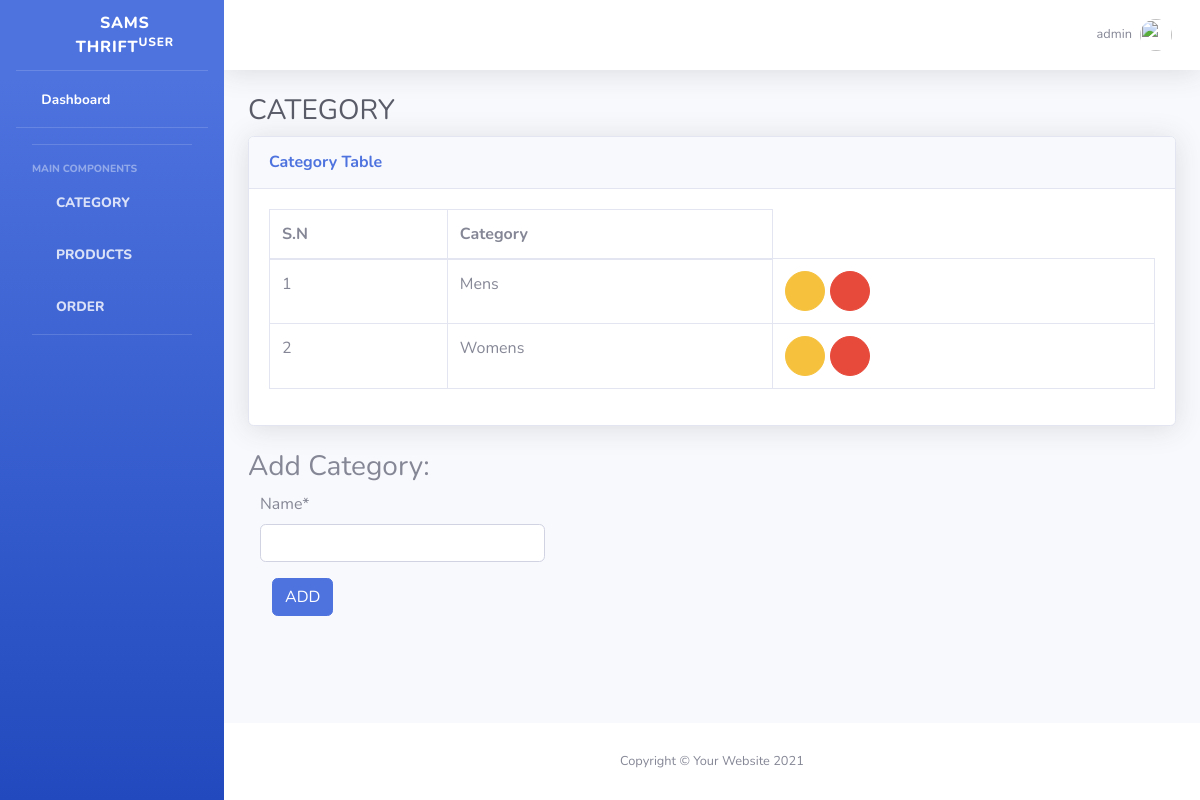
The app's page /category/ (signed in), older data.
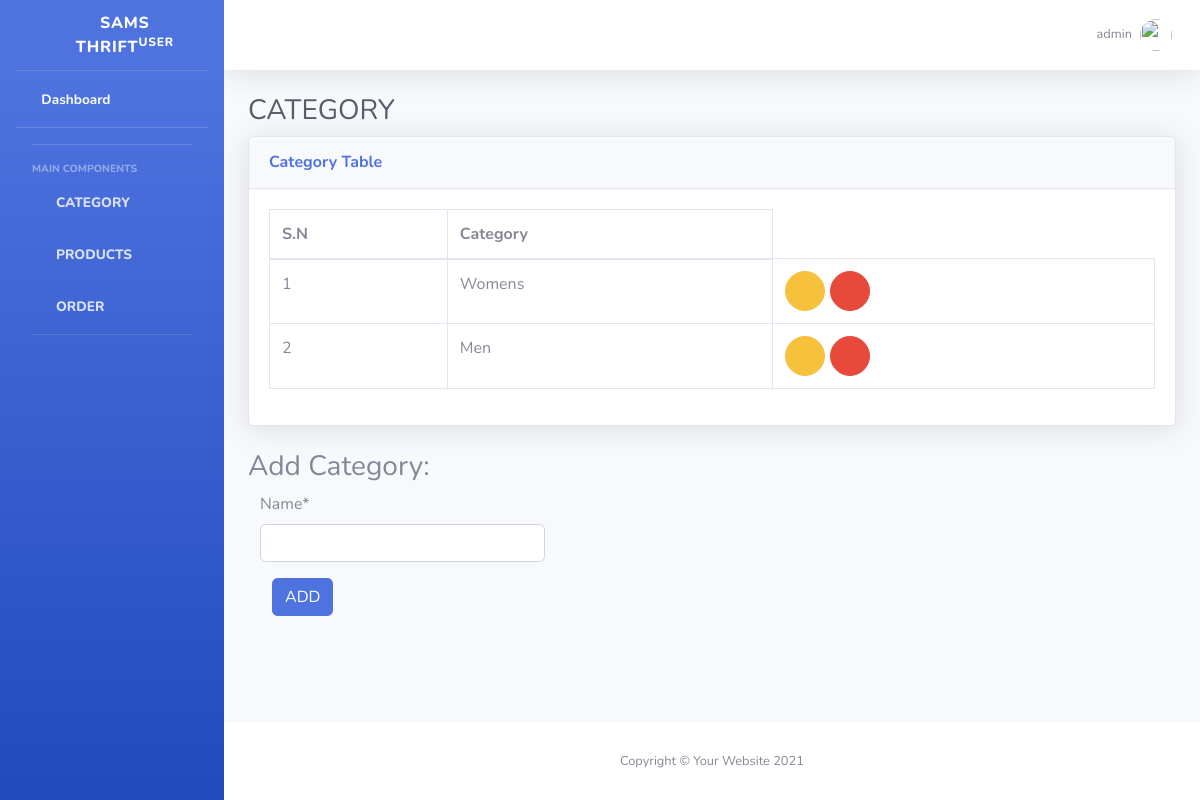
The same page, newer data.
### dashboard/models.py (models this page shows, shortened)
class Category(models.Model):
    name = models.CharField(max_length=100)

### dashboard/views.py (the view)
# urls.py: path('category/',views.category,name='dashboard-category'),
@login_required(login_url='user-login')
def category(request):
    items = Category.objects.all() # Fetch all Category objects from the database
    if request.method == 'POST':  # Check if the request is a form submission
        form = CategoryForm(request.POST) # Create a form instance with submitted data
        if form.is_valid():
            form.save()  # Save the new category to the database
            category_name = form.cleaned_data.get('name')   # Get the category name (optional)
        messages.success(request, f'{category_name} added successfully ')
        return redirect('dashboard-category')
    else:
        form = CategoryForm()
    context = {
        'items': items,
        'form': form,
    }
    return render(request, 'dashboard/category.html', context)

### dashboard/forms.py
class CategoryForm(forms.ModelForm):
    class Meta:
        model = Category
        fields =['name']

### templates/dashboard/category.html (shortened to what this page needs)
{% include 'partials/header.html' %}
                <div class="container-fluid">
                    <h1 class="h3 mb-2 text-gray-800">CATEGORY</h1>
                    <div class="card shadow mb-4">
                        <div class="card-header py-3">
                            <h6 class="m-0 font-weight-bold text-primary">Category Table</h6>
                        </div>
                        <div class="card-body">
                            <div class="table-responsive">
                                <table class="table table-bordered" id="dataTable" width="100%" cellspacing="0">
                                    <thead>
                                        <tr>
                                            <th>S.N</th>
                                            <th>Category</th>
                                        </tr>
                                    </thead>
                                    <tbody>
                                        {% for prod in items %}
                                        <tr>
                                          <td>{{ forloop.counter }}</td>
                                          <td>{{ prod.name }}</td>
                                            <td>
                                                <a href="{% url 'dashboard-category-update' prod.id %}" class="btn btn-warning btn-circle">
                                                    <i class="fas fa-exclamation-triangle"></i>
                                                </a>
                                                <a href="{% url 'dashboard-category-delete' prod.id %}" class="btn btn-danger btn-circle">
                                                  <i class="fas fa-trash"></i>
                                              </a>
                                            </td>
                                        </tr>
                                        {% endfor %}
                                    </tbody>
                                </table>
                            </div>
                        </div>
                    </div>
                    {% load crispy_forms_tags %}
        <h3>Add Category:</h3>
<form method="POST" class="col-lg-4">
    {{ form|crispy }}
    <div class="col-sm-10">
    <button type="submit" value="submit" class="btn btn-primary">ADD</button>
    </div>
</form>
                </div>
            </div>
            {% include 'partials/footer.html' %}

Row changes from the older to the newer data that the page shows:
removed Category: name "Mens"
added Category: name "Men"
